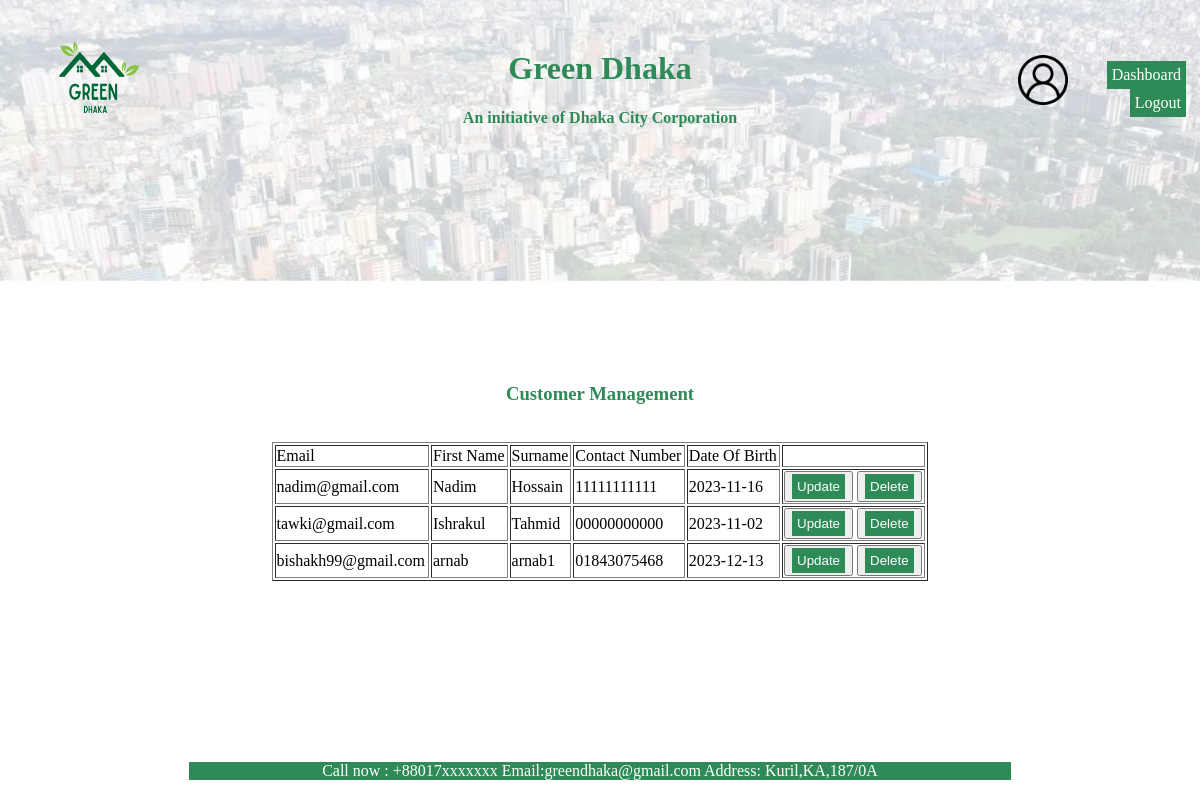
The page /View/AdminCustomerManagement.php (signed in) on the database its author committed.
### tables this page shows
CREATE TABLE `user` (
  `email` varchar(100) NOT NULL,
  `name1` varchar(100) NOT NULL,
  `name2` varchar(100) NOT NULL,
  `cnum` varchar(100) NOT NULL,
  `dob` date NOT NULL,
  `pass` varchar(20) NOT NULL,
  `cpass` varchar(20) NOT NULL
);

### Model/customer.php (called while the page is built, shortened)
<?php
    function cusData(){
        $con = getConnection();
        $sql = "SELECT * FROM `user`";
        $status = mysqli_query($con, $sql);
        return $status;
    }
?>

### Controller/cusDatabyadmin.php (called while the page is built)
<?php
    require_once('../Model/customer.php');
    $admingetdata=cusData();
    if($admingetdata){
        return $admingetdata;
    }
?>

### View/AdminCustomerManagement.php (the view, shortened to what this page needs)
<?php
    require_once('../Controller/cusDatabyadmin.php');
?>
   <link rel="stylesheet" href="../Asset/styleAdmin.css">
    <form method="post" action="">
    <table border="0" width = "100%" height = "100%">
            <tr >
                <td height="5%" width="15%" align="center">
                    <img src="../Images/logo.png" height="100" width="100" alt="Green Dhaka Logo">
                </td>
                <td align="center" height="5%"width="70%">
                    <h1 style="color:SeaGreen;">  </h1> <br>
                    <h1 style="color:SeaGreen;"> Green Dhaka </h1>
                    <h4 style="color:SeaGreen;"> An initiative of Dhaka City Corporation </h4>
                </td>
                <td >
                <table border="0" align="center">
                    <tr>
                        <td> <img src="../Images/user.png" height="50" width="50" alt="User Logo">
                        </td>
                        <td align="right"> <br>
                             <a href="adminDashboard.php">Dashboard</a>
                             <a href="../Controller/logout.php"> Logout <a>
                        </td>
                    </tr>
                </table>
                </td>
            </tr>
            <tr>
                <td colspan="3" align="center" height ="8%">
                </td>
            </tr>
            <tr>
            <td>
            </td>
                <td align ="center">
                <h3 style="color:SeaGreen;"> <b> Customer Management </b> </h3>
                <br>
                <table border="1" width ="80%" align ="center">
                        <tr >
                            <td> Email   </td>
                            <td> First Name   </td>
                            <td> Surname   </td>
                            <td> Contact Number   </td>
                            <td> Date Of Birth   </td>
                            <td>    </td>
                        </tr>
                        <?php while($data = mysqli_fetch_assoc($admingetdata)){
                            $email = $data['email'];
                            $name1 = $data['name1'];
                            $name2 = $data['name2'];
                            $cnum = $data['cnum'];
                            $dob = $data['dob'];
                            echo'<tr>
                                <td> '.$email.'    </td>
                                <td>  '.$name1.'  </td>
                                <td>  '.$name2.'   </td>
                                <td>  '.$cnum.'   </td>
                                <td>  '.$dob.'   </td>
                                <td>
                                    <button><a href="adminCusUpdate.php?email='.$email.'"> Update </a></button>
                                    <button><a href="../Controller/cusDataDelete.php?email='.$email.'"> Delete </a></button>
                                </td>
                                </tr>
                            ';
                        }
                        ?>
                    </table>
                </td>
                <td>
            </td>
            </tr>
            <tr height ="5%" align="center">
                <td>
                </td>
                <td>
                <p style="color:white;background-color:SeaGreen;"> Call now : +88017xxxxxxx Email:greendhaka@gmail.com Address: Kuril,KA,187/0A </p>
                </td>
                <td>
                </td>
            </tr>
    </table>
    </form>

### Asset/styleAdmin.css (style rules this page uses)
a:link { background-color: SeaGreen; color: white; padding: 5px 5px; text-align: center; text-decoration: none; display: inline-block; }

### rows shown on the page
user: email "nadim@gmail.com", name1 "Nadim", name2 "Hossain", cnum "11111111111", dob "2023-11-16"
user: email "tawki@gmail.com", name1 "Ishrakul", name2 "Tahmid", cnum "00000000000", dob "2023-11-02"
user: email "bishakh99@gmail.com", name1 "arnab", name2 "arnab1", cnum "01843075468", dob "2023-12-13"
